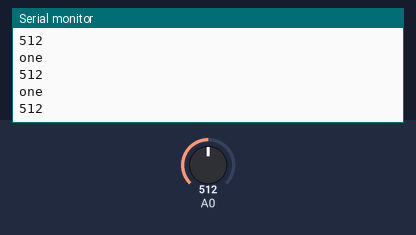
The sketch below on a simulated Arduino Uno, built with avr-gcc and run on an emulated ATmega328P. On the bench: the last lines printed to the serial monitor. Inputs (shaded band) come from the test bench; at power-on: A0 = 512.

Above: at 1.2 s.
1.3 s: A0 set to 140
At 1.58 s:
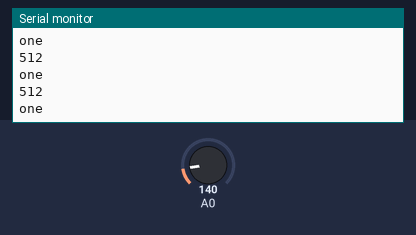
3.1 s: A0 set to 122
At 3.16 s:
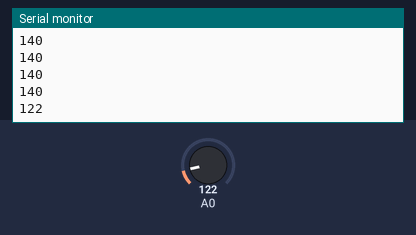
Timing chart, 0 to 6.1 s (numbered marks = the images above; inputs shaded):
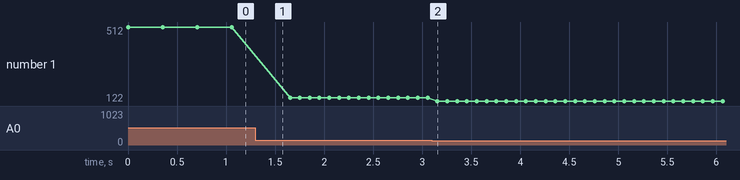

Measured:
- after the input at 3.1 s, the serial monitor: prints a new line after 0.06 s (image 2)
- plotted number 1: 512 → 140 after the input at 1.3 s, 140 → 122 after the input at 3.1 s

The sketch:

Light_Based_Comms_Sensing.ino
```cpp
int val = 0;
int threshold = 150;

void setup() {
  Serial.begin(9600);
}

void loop() {
  val = analogRead(A0);
  Serial.println(val);
  delay(100);
  if (val > threshold) {
    delay(250);
    Serial.println("one");
    val = analogRead(A0);
    if (val < threshold) {
      delay(250);
      Serial.println("two");
      val = analogRead(A0);
      if (val > threshold) {
        delay(250);
        Serial.println("three");
        val = analogRead(A0);
        if (val < threshold) {
          start_challenge1();
        }
      }
    }
  }
}

void start_challenge1() {
  Serial.println("Starting challenge!");
}
```
